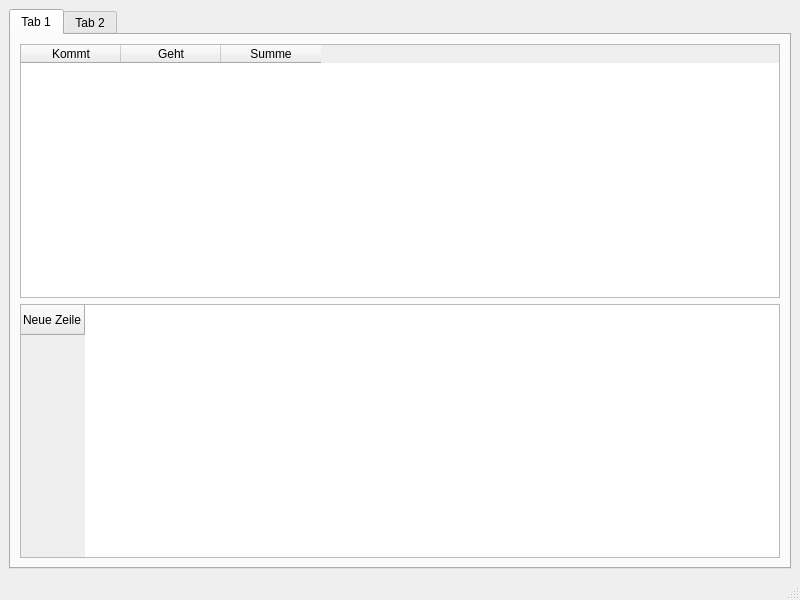
<?xml version="1.0" encoding="UTF-8"?>
<ui version="4.0">
 <class>MainWindow</class>
 <widget class="QMainWindow" name="MainWindow">
  <property name="geometry">
   <rect>
    <x>0</x>
    <y>0</y>
    <width>800</width>
    <height>600</height>
   </rect>
  </property>
  <property name="windowTitle">
   <string>MainWindow</string>
  </property>
  <widget class="QWidget" name="centralwidget">
   <layout class="QVBoxLayout" name="verticalLayout" stretch="1">
    <item>
     <widget class="QTabWidget" name="tabWidget">
      <property name="currentIndex">
       <number>0</number>
      </property>
      <widget class="QWidget" name="tab_3">
       <attribute name="title">
        <string>Tab 1</string>
       </attribute>
       <layout class="QVBoxLayout" name="verticalLayout_2">
        <item>
         <widget class="QTableWidget" name="tableWidget">
          <column>
           <property name="text">
            <string>Kommt</string>
           </property>
          </column>
          <column>
           <property name="text">
            <string>Geht</string>
           </property>
          </column>
          <column>
           <property name="text">
            <string>Summe</string>
           </property>
          </column>
         </widget>
        </item>
        <item>
         <widget class="QTableWidget" name="tableWidget_2">
          <attribute name="verticalHeaderVisible">
           <bool>true</bool>
          </attribute>
          <row>
           <property name="text">
            <string>Neue Zeile</string>
           </property>
          </row>
         </widget>
        </item>
       </layout>
      </widget>
      <widget class="QWidget" name="tab_4">
       <attribute name="title">
        <string>Tab 2</string>
       </attribute>
      </widget>
     </widget>
    </item>
   </layout>
  </widget>
  <widget class="QMenuBar" name="menubar">
   <property name="geometry">
    <rect>
     <x>0</x>
     <y>0</y>
     <width>800</width>
     <height>22</height>
    </rect>
   </property>
  </widget>
  <widget class="QStatusBar" name="statusbar"/>
 </widget>
 <resources/>
 <connections/>
</ui>
